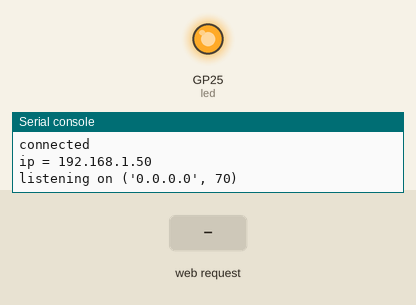
The program below on a simulated Raspberry Pi Pico running MicroPython. On the bench: output pins drawn as LEDs (lit = HIGH), the last lines printed to the serial console. Inputs (shaded band) come from the test bench. WiFi joins after 1.5 s; files the program writes start out absent.

Above: at 3.2 s.
3.3 s: HTTP request GET / received
At 4.3 s:
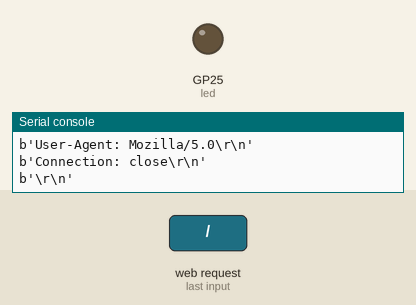
Timing chart, 0 to 6.3 s (numbered marks = the images above; inputs shaded):
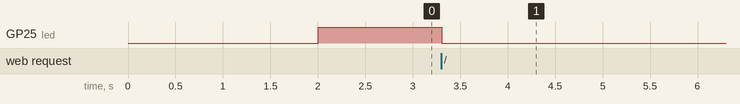

Measured:
- after the input at 3.3 s, GP25 (led): HIGH → LOW at once

The program:

pg_01.py
```python
import network
import socket
import time

from machine import Pin

led = Pin("LED", Pin.OUT)

ssid = '<put your ssid here>'
password = '<put your password here>'

wlan = network.WLAN(network.STA_IF)
wlan.active(True)
wlan.connect(ssid, password)

# Wait for connect or fail
max_wait = 10
while max_wait > 0:
    if wlan.status() < 0 or wlan.status() >= 3:
        break
    max_wait -= 1
    print('waiting for connection...')
    time.sleep(1)

# Handle connection error
if wlan.status() != 3:
    raise RuntimeError('network connection failed')
    print(wlan.status)
else:
    print('connected')
    status = wlan.ifconfig()
    print( 'ip = ' + status[0] )


html = """i                     		null.host	1
i		null.host	1
i        MMMMML   MMM                WMMMW		null.host	1
i        MMMMMML MMMMM   AMMMMMMA     WMMW     AMMMMMMA		null.host	1
i        MMMMM  W  MMMM MMA   WMMA    WMM     AMW   MMMM		null.host	1
i        MMMMMM   AWWWW MMMMMMMMMM   AMM      WMMMMMMMMW		null.host	1
i        MMMMMMM        WMMMM  WWWW WMMMMMMMW WMM   AMMW		null.host	1
i        WMMMMW          WV              VMMV      WMMV		null.host	1
i		null.host	1
i		null.host	1
i                       +mala's gopherhole		null.host	1
i		null.host	1
i             ==== Last updated: October, 15th 2022 ====		null.host	1
i		null.host	1
i ==== About ====		null.host	1
0Joshua	/users/mala/joshua	sdf.org	70
0+mala	/users/mala/me	sdf.org	70
i		null.host	1
i ==== Phlog ====		null.host	1
02022-10-15 - Repair	/users/mala/phlog/2022-10-15 - Repair	sdf.org	70
02022-10-08 - September	/users/mala/phlog/2022-10-08 - September	sdf.org	70
02022-09-10 - Twine	/users/mala/phlog/2022-09-10 - Twine	sdf.org	70
1Archive	/users/mala/phlog	sdf.org	70
i____________________________________________________________________________		null.host	1
i                            Gophered by Gophernicus/101 on NetBSD/amd64 9.1		null.host	1
.
"""

f = open('gophermap', 'w')
f.write(html)
f.close()

# Open socket
addr = socket.getaddrinfo('0.0.0.0', 70)[0][-1]

s = socket.socket()
s.bind(addr)
s.listen(1)

print('listening on', addr)
led.value(1)

# Listen for connections
while True:
    try:
        cl, addr = s.accept()
        print('client connected from', addr)
        cl_file = cl.makefile('rwb', 0)
        while True:
            line = cl_file.readline()
            print(line)
            if not line or line == b'\r\n':
                break
        response = html
        cl.send('HTTP/1.0 200 OK\r\nContent-type: text/html\r\n\r\n')
        cl.send(response)
        cl.close()
        led.value(0)

    except OSError as e:
        cl.close()
        print('connection closed')
```
